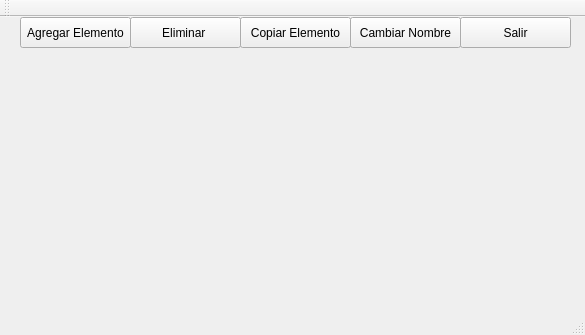
<?xml version="1.0" encoding="UTF-8"?>
<ui version="4.0">
 <class>MainWindow</class>
 <widget class="QMainWindow" name="MainWindow">
  <property name="geometry">
   <rect>
    <x>0</x>
    <y>0</y>
    <width>585</width>
    <height>335</height>
   </rect>
  </property>
  <property name="windowTitle">
   <string>MainWindow</string>
  </property>
  <widget class="QWidget" name="centralWidget">
   <widget class="QPushButton" name="agregar">
    <property name="geometry">
     <rect>
      <x>20</x>
      <y>0</y>
      <width>111</width>
      <height>31</height>
     </rect>
    </property>
    <property name="text">
     <string>Agregar Elemento</string>
    </property>
   </widget>
   <widget class="QPushButton" name="eliminar">
    <property name="geometry">
     <rect>
      <x>130</x>
      <y>0</y>
      <width>111</width>
      <height>31</height>
     </rect>
    </property>
    <property name="text">
     <string>Eliminar </string>
    </property>
   </widget>
   <widget class="QPushButton" name="copiar">
    <property name="geometry">
     <rect>
      <x>240</x>
      <y>0</y>
      <width>111</width>
      <height>31</height>
     </rect>
    </property>
    <property name="text">
     <string>Copiar Elemento</string>
    </property>
   </widget>
   <widget class="QPushButton" name="cambiar_nombre">
    <property name="geometry">
     <rect>
      <x>350</x>
      <y>0</y>
      <width>111</width>
      <height>31</height>
     </rect>
    </property>
    <property name="text">
     <string>Cambiar Nombre</string>
    </property>
   </widget>
   <widget class="QPushButton" name="salir">
    <property name="geometry">
     <rect>
      <x>460</x>
      <y>0</y>
      <width>111</width>
      <height>31</height>
     </rect>
    </property>
    <property name="text">
     <string>Salir</string>
    </property>
   </widget>
  </widget>
  <widget class="QToolBar" name="mainToolBar">
   <attribute name="toolBarArea">
    <enum>TopToolBarArea</enum>
   </attribute>
   <attribute name="toolBarBreak">
    <bool>false</bool>
   </attribute>
  </widget>
  <widget class="QStatusBar" name="statusBar"/>
 </widget>
 <layoutdefault spacing="6" margin="11"/>
 <resources/>
 <connections/>
</ui>
